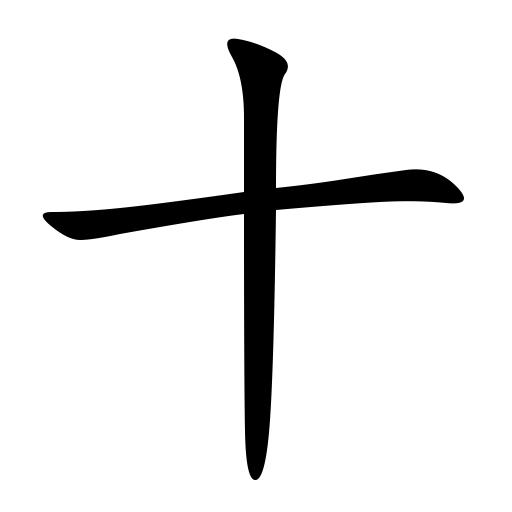
#> input picture 0554十.jpg, 512 x 512 px
$ python test_stroke_extract.py   (older library calls are emulated)
#> lines starting #> are read from the running program, lines starting #| are printed output that depends on the picture; after the words box and inside, x2 and y2 are one past the last pixel; in counts of white or black regions, pixels touching at a corner belong together
### utils/Functions.py
import cv2
import math
import numpy as np
from math import sin, cos, sqrt
from skimage.measure import compare_ssim as ssim
from skimage.morphology import skeletonize
from PyQt5.QtCore import *
from PyQt5.QtGui import *
from PyQt5.QtWidgets import *


# [727 lines left out: functions removeShortBranchesOfSkeleton, getPointsOnSkeletonSegmentation, erasePointsOfSkeleton, resizeImages, addMinBoundingBox, getSingleMaxBoundingBoxOfImage and 19 more, not called in this run]


def splitConnectedComponents(image, connectivity=8):
    """
    Extract the connected components of character from image with Labeling algorithm.
    :param image: image of grayscale image.
    :param connectivity: connectivity of image (4, or 8)
    :return: independented components of characters.
    """
    image_ = 255 - image

    ret, labels = cv2.connectedComponents(image_, connectivity=connectivity)
    components = []
    for r in range(1, ret):
        img_ = np.ones(image_.shape, dtype=np.uint8) * 255
        for y in range(image_.shape[0]):
            for x in range(image_.shape[1]):
                if labels[y][x] == r:
                    img_[y][x] = 0.0
        components.append(img_)

    return components


# [64 lines left out: functions getConnectedComponentsOfGrayScale, getFigFromMask, getConnectedComponents, not called in this run]


def getContourOfImage(image, minVal=100, maxVal=200):
    """
    Get the contour of grayscale image of character by using the Canny Edge Detection algorithm.
    :param image: grayscale image of character.
    :param minVal: minimizing value of Hysteresis thresholding.
    :param maxVal: maximizing value of Hysteresis thresholding.
    :return: grayscale image of edge.
    """
    if image is None:
        return None
    # invert the color (background is black)
    image = 255 - image

    # use the Canny algorithm
    edge = cv2.Canny(image, minVal, maxVal)

    # invert the color of the edge image (black contour)
    edge = 255 - edge

    # use skeleton alogrpthm to get 1-pixel width
    edge = getSkeletonOfImage(edge)

    return edge


def getSkeletonOfImage(image):
    """
    Get skeleton of grayscale image.
    :param image:
    :return:
    """
    if image is None:
        return
    img_bit = image != 255
    skeleton = skeletonize(img_bit)
    skeleton = (1 - skeleton) * 255
    skeleton = np.array(skeleton, dtype=np.uint8)
    return skeleton


def removeBreakPointsOfContour(contour):
    """
    Remove the break points of contour to keep the contour close.
    :param contour:
    :return:
    """
    if contour is None:
        return
    # find all break points
    break_points = []
    for y in range(1, contour.shape[0] - 1):
        for x in range(1, contour.shape[1] - 1):
            if contour[y][x] == 0.0:
                num_ = getNumberOfValidPixels(contour, x, y)
                if num_ == 1:
                    # break points
                    break_points.append((x, y))
    print("break points num: %d" % len(break_points))
    if len(break_points) == 0:
        return contour

    bp_label = []
    for id in range(len(break_points)):
        bp_label.append(0.0)

    # remove the break points pair
    for id in range(len(break_points)):
        if bp_label[id] == 1.:
            continue
        if bp_label[id] == 0.0:
            bp_label[id] = 1.
        max_dist = 100000.
        start_point = break_points[id]
        next_point = None
        next_id = 0
        for idx in range(id + 1, len(break_points)):
            if bp_label[idx] == 1.:
                continue
            dist_ = math.sqrt(
                (start_point[0] - break_points[idx][0]) ** 2 + (start_point[1] - break_points[idx][1]) ** 2)
            if dist_ < max_dist:
                max_dist = dist_
                next_point = (break_points[idx][0], break_points[idx][1])
                next_id = idx
        if next_point is None:
            continue
        else:
            contour = cv2.line(contour, start_point, next_point, color=0, thickness=1)
            bp_label[next_id] = 1.

    return contour


# def getSkeletonOfImage(image, shape=cv2.MORPH_CROSS, kernel=(3, 3)):
#     """
#     Get the skeletion of grayscale image of character.
#     :param image: grayscale image of character.
#     :param shape: element shape that could be one of the following: MORPH_RECT, MORPH_ELLIPSE, MORPH_CROSS, and
#         CV_SHAPE_CUSTOM.
#     :param kernel: size of the structuring element.
#     :return: the skeleton grayscale image of character.
#     """
#     if image is None:
#         return None
#
#     # original image invert color
#     image = 255 - image
#
#     # skeleton
#     skel = np.zeros(image.shape, np.uint8)
#     size = np.size(image)
#
#     element = cv2.getStructuringElement(shape, kernel)
#     done = False
#
#     while (not done):
#         eroded = cv2.erode(image, element)
#         temp = cv2.dilate(eroded, element)
#         temp = cv2.subtract(image, temp)
#         skel = cv2.bitwise_or(skel, temp)
#         image = eroded.copy()
#
#         zeros = size - cv2.countNonZero(image)
#         if zeros == size:
#             done = True
#     # invert the color of skeleton image
#     skel = 255 - skel
#     return skel


def getNumberOfValidPixels(image, x, y):
    """
    Get the number of valid pixels of the 8-neighbours of (x, y)
    :param image: grayscale image of character
    :param x: x value of Point (x, y)
    :param y: y value of Point (x, y)
    :return: the number of valid pixels of the 8-neighbours of (x, y)
    """
    valid_num = 0

    # X2 point
    if image[y - 1][x] == 0.0:
        valid_num += 1

    # X3 point
    if image[y - 1][x + 1] == 0.0:
        valid_num += 1

    # X4 point
    if image[y][x + 1] == 0.0:
        valid_num += 1

    # X5 point
    if image[y + 1][x + 1] == 0.0:
        valid_num += 1

    # X6 point
    if image[y + 1][x] == 0.0:
        valid_num += 1

    # X7 point
    if image[y + 1][x - 1] == 0.0:
        valid_num += 1

    # X8 point
    if image[y][x - 1] == 0.0:
        valid_num += 1

    # X9 point
    if image[y - 1][x - 1] == 0.0:
        valid_num += 1

    return valid_num


def getEndPointsOfSkeletonLine(image):
    """
    Obtain the end points of skeleton line, suppose the image is the skeleton image(white background and black
    skeleton line).
    :param image: the skeleton grayscale image of character
    :return: the end points of skeleton line
    """
    end_points = []
    if image is None:
        return end_points

    # find the end points which number == 1
    for y in range(1, image.shape[0] - 1):
        for x in range(1, image.shape[1] - 1):
            if image[y][x] == 0.0:
                # black points number
                black_num = getNumberOfValidPixels(image, x, y)
                # end points
                if black_num == 1:
                    end_points.append((x, y))
    return end_points


# [22 lines left out: function getCrossAreaPointsOfSkeletionLine, not called in this run]


def getCrossPointsOfSkeletonLine(image, threshold=10):
    """
    Get the cross points of skeleton line.
    :param image: the skeleton grayscale image of character.
    :return: cross points of skeleton line of character.
    """
    cross_points = []
    cross_points_merged = []
    used_index = []
    if image is None:
        return cross_points
    # find cross points
    for y in range(1, image.shape[0] - 1):
        for x in range(1, image.shape[1] - 1):
            if image[y][x] == 0.0:
                # black points
                black_num = getNumberOfValidPixels(image, x, y)

                # cross points
                if black_num >= 3:
                    cross_points.append((x, y))
    # maintain only one point of several closed cross points
    for i in range(len(cross_points)):
        if i in used_index:
            continue
        curr_pt = cross_points[i]
        closed_pt = curr_pt
        for j in range(len(cross_points)):
            if i == j:
                continue
            dist = math.sqrt((curr_pt[0] - cross_points[j][0])**2 + (curr_pt[1]-cross_points[j][1])**2)
            if dist < threshold:
                closed_pt = cross_points[j]
                used_index.append(j)

        if curr_pt == closed_pt:
            cross_points_merged.append(curr_pt)
            used_index.append(i)
        else:
            cross_points_merged.append(closed_pt)


    # # remove the extra cross points and maintain the single cross point of several close points
    # for (x, y) in cross_points:
    #     black_num = 0
    #     # P2
    #     if image[y - 1][x] == 0.0 and (x, y - 1) in cross_points:
    #         black_num += 1
    #     # P4
    #     if image[y][x + 1] == 0.0 and (x + 1, y) in cross_points:
    #         black_num += 1
    #     # P6
    #     if image[y + 1][x] == 0.0 and (x, y + 1) in cross_points:
    #         black_num += 1
    #     # P8
    #     if image[y][x - 1] == 0.0 and (x - 1, y) in cross_points:
    #         black_num += 1
    #
    #     if black_num == 2 or black_num == 3 or black_num == 4:
    #         # print(black_num)
    #         cross_points_no_extra.append((x, y))
    #
    #     if (x, y) in cross_points and (x, y - 1) not in cross_points and (x + 1, y - 1) not in cross_points and (
    #     x + 1, y) not in \
    #             cross_points and (x + 1, y + 1) not in cross_points and (x, y + 1) not in cross_points and (
    #     x - 1, y + 1) not in \
    #             cross_points and (x - 1, y) not in cross_points and (x - 1, y - 1) not in cross_points:
    #         cross_points_no_extra.append((x, y))

    return cross_points_merged


# [76 lines left out: function removeExtraBranchesOfSkeleton, not called in this run]


def removeBranchOfSkeletonLine(image, end_points, cross_points, DIST_THRESHOLD=20):
    """
    Remove the extra branches of skeleton lines of character.
    :param DIST_THRESHOLD:
    :param image: the skeleton grayscale image of character.
    :param end_points: all end points of the skeleton lines.
    :param cross_points: all cross points of the skeleton lines.
    :param DIST_THRESHOLD: the distance threshold from cross points to end points.
    :return: skeleton grayscale image of character without extra branches.
    """

    if image is None:
        return None
    # image = image.copy()
    # remove branches of skeleton line
    for (c_x, c_y) in cross_points:
        for (e_x, e_y) in end_points:
            dist = math.sqrt((c_x - e_x) * (c_x - e_x) + (c_y - e_y) * (c_y - e_y))
            if dist < DIST_THRESHOLD:
                # print("%d %d %d %d " % (e_x, e_y, c_x, c_y))
                branch_points = getPointsOfExtraBranchOfSkeletonLine(image, e_x, e_y, c_x, c_y)
                # print("branch length: %d" % len(branch_points))

                # remove branch points
                for (bx, by) in branch_points:
                    image[by][bx] = 255

    return image


def getPointsOfExtraBranchOfSkeletonLine(image, start_x, start_y, end_x, end_y):
    """
    Get all points in the extra branch of skeleton lines from cross points to end points.
    :param image: skeleton grayscale image of character.
    :param start_x: x-axis value of cross point.
    :param start_y: y-axis value of cross point.
    :param end_x: x-axis value of end point.
    :param end_y: y-axis value of end point.
    :return: all points in the extra branch.
    """
    extra_branch_points = []
    start_point = (start_x, start_y)
    next_point = start_point

    while (True):

        # P2
        if image[start_point[1] - 1][start_point[0]] == 0.0 and (start_point[0], start_point[1] - 1) not in \
                extra_branch_points:
            next_point = (start_point[0], start_point[1] - 1)
            # print(next_point)
        # P3
        if image[start_point[1] - 1][start_point[0] + 1] == 0.0 and (start_point[0] + 1, start_point[1] - 1) not in \
                extra_branch_points:
            next_point = (start_point[0] + 1, start_point[1] - 1)
            # print(next_point)
        # P4
        if image[start_point[1]][start_point[0] + 1] == 0.0 and (start_point[0] + 1, start_point[1]) not in \
                extra_branch_points:
            next_point = (start_point[0] + 1, start_point[1])
            # print(next_point)
        # P5
        if image[start_point[1] + 1][start_point[0] + 1] == 0.0 and (start_point[0] + 1, start_point[1] + 1) not in \
                extra_branch_points:
            next_point = (start_point[0] + 1, start_point[1] + 1)
            # print(next_point)
        # P6
        if image[start_point[1] + 1][start_point[0]] == 0.0 and (start_point[0], start_point[1] + 1) not in \
                extra_branch_points:
            next_point = (start_point[0], start_point[1] + 1)
            # print(next_point)
        # P7
        if image[start_point[1] + 1][start_point[0] - 1] == 0.0 and (start_point[0] - 1, start_point[1] + 1) not in \
                extra_branch_points:
            next_point = (start_point[0] - 1, start_point[1] + 1)
            # print(next_point)
        # P8
        if image[start_point[1]][start_point[0] - 1] == 0.0 and (start_point[0] - 1, start_point[1]) not in \
                extra_branch_points:
            next_point = (start_point[0] - 1, start_point[1])
            # print(next_point)
        # P9
        if image[start_point[1] - 1][start_point[0] - 1] == 0.0 and (start_point[0] - 1, start_point[1] - 1) not in \
                extra_branch_points:
            next_point = (start_point[0] - 1, start_point[1] - 1)
            # print(next_point)

        extra_branch_points.append(start_point)

        if next_point[0] == end_x and next_point[1] == end_y:
            # next point is the cross point
            break
        else:
            start_point = next_point

    return extra_branch_points


def sortPointsOnContourOfImage(image, isClockwise=True):
    """
    Sort the points on contour with clockwise direction or counter-clockwise direction
    :param image: contour grayscale image of character.
    :param isClockwise: clockwise or counter-clockwise.
    :return: list of sorted points on contour of character.
    """
    if image is None:
        return
    contour_points = []
    # find the begin point
    start_point = None
    for y in range(image.shape[0]):
        for x in range(image.shape[1]):
            if image[y][x] == 0.0:
                # first black point is the start point
                start_point = (x, y)
                break
        if start_point:
            break

    # print("begin point: " + str(start_point))

    # find second points with different direction of clockwise and counter-clockwise
    second_point = None
    # clockwise direction
    if image[y][x + 1] == 0.0:
        # P4 position
        second_point = (x + 1, y)
    elif image[y + 1][x + 1] == 0.0:
        # P5 positon
        second_point = (x + 1, y + 1)

    # contour points
    contour_points.append(start_point)
    contour_points.append(second_point)

    # contour point lables
    contour_order_lables = np.zeros_like(image)
    contour_order_lables[start_point[1]][start_point[0]] = 1.
    contour_order_lables[second_point[1]][second_point[0]] = 1.

    next_point = second_point
    current_point = second_point
    while True:
        x = current_point[0];
        y = current_point[1]

        # 2,4,6,8 position firstly and then 3,5,7,9 position
        # point in 2 position
        if image[y - 1][x] == 0.0 and contour_order_lables[y - 1][x] == 0.0:
            next_point = (x, y - 1)
            contour_order_lables[y - 1][x] = 1.

        # point in 4 position
        elif image[y][x + 1] == 0.0 and contour_order_lables[y][x + 1] == 0.0:
            next_point = (x + 1, y)
            contour_order_lables[y][x + 1] = 1.

        # point in 6 position
        elif image[y + 1][x] == 0.0 and contour_order_lables[y + 1][x] == 0.0:
            next_point = (x, y + 1)
            contour_order_lables[y + 1][x] = 1.

        # point in 8 position
        elif image[y][x - 1] == 0.0 and contour_order_lables[y][x - 1] == 0.0:
            next_point = (x - 1, y)
            contour_order_lables[y][x - 1] = 1.

        # point in 3 position
        elif image[y - 1][x + 1] == 0.0 and contour_order_lables[y - 1][x + 1] == 0.0:
            next_point = (x + 1, y - 1)
            contour_order_lables[y - 1][x + 1] = 1.

        # point in 5 position
        elif image[y + 1][x + 1] == 0.0 and contour_order_lables[y + 1][x + 1] == 0.0:
            next_point = (x + 1, y + 1)
            contour_order_lables[y + 1][x + 1] = 1.

        # point in 7 position
        elif image[y + 1][x - 1] == 0.0 and contour_order_lables[y + 1][x - 1] == 0.0:
            next_point = (x - 1, y + 1)
            contour_order_lables[y + 1][x - 1] = 1.

        # point in 9 position
        elif image[y - 1][x - 1] == 0.0 and contour_order_lables[y - 1][x - 1] == 0.0:
            next_point = (x - 1, y - 1)
            contour_order_lables[y - 1][x - 1] = 1.

        if next_point == current_point:
            contour_points.append(current_point)
            break
        else:
            contour_points.append(current_point)
            current_point = next_point

    if isClockwise:
        return contour_points
    else:
        contour_points.reverse()
        return contour_points


# [113 lines left out: functions cubic_bezier_sum, draw_cubic_bezier, fitCurve, fitCubic, generateBezier, not called in this run]


def reparameterize(bezier, points, parameters):
    return [newtonRaphsonRootFind(bezier, point, u) for point, u in zip(points, parameters)]


# [47 lines left out: functions newtonRaphsonRootFind, chordLengthParameterize, computeMaxError, not called in this run]


def normalize(v):
    return v / np.linalg.norm(v)


# evaluates cubic bezier at t, return point
def q(ctrlPoly, t):
    return (1.0 - t) ** 3 * ctrlPoly[0] + 3 * (1.0 - t) ** 2 * t * ctrlPoly[1] + 3 * (1.0 - t) * t ** 2 * ctrlPoly[
        2] + t ** 3 * ctrlPoly[3]


# evaluates cubic bezier first derivative at t, return point
def qprime(ctrlPoly, t):
    return 3 * (1.0 - t) ** 2 * (ctrlPoly[1] - ctrlPoly[0]) + 6 * (1.0 - t) * t * (
                ctrlPoly[2] - ctrlPoly[1]) + 3 * t ** 2 * (ctrlPoly[3] - ctrlPoly[2])


# evaluates cubic bezier second derivative at t, return point
def qprimeprime(ctrlPoly, t):
    return 6 * (1.0 - t) * (ctrlPoly[2] - 2 * ctrlPoly[1] + ctrlPoly[0]) + 6 * (t) * (
                ctrlPoly[3] - 2 * ctrlPoly[2] + ctrlPoly[1])


# [883 lines left out: functions getCenterOfRectangles, combineRectangles, rgb2qimage, addBackgroundImage, image_segment_with_net, createBackgound and 23 more, not called in this run]

### test_stroke_extract.py
# coding:utf-8
import cv2
import numpy as np
import math


from utils.Functions import getContourOfImage, sortPointsOnContourOfImage, removeBreakPointsOfContour, \
                            getSkeletonOfImage, removeBranchOfSkeletonLine, getEndPointsOfSkeletonLine, \
                            getCrossPointsOfSkeletonLine, getNumberOfValidPixels, splitConnectedComponents, \
                            min_distance_point2pointlist


def main():

    # 0107亻  1133壬  0554十 0427凹
    path = "0554十.jpg"

    # open image
    img = cv2.imread(path, 0)
#> img is the input picture: shape (512, 512); min 0, max 255, mean 232.5
    _, img = cv2.threshold(img, 127, 255, cv2.THRESH_BINARY)
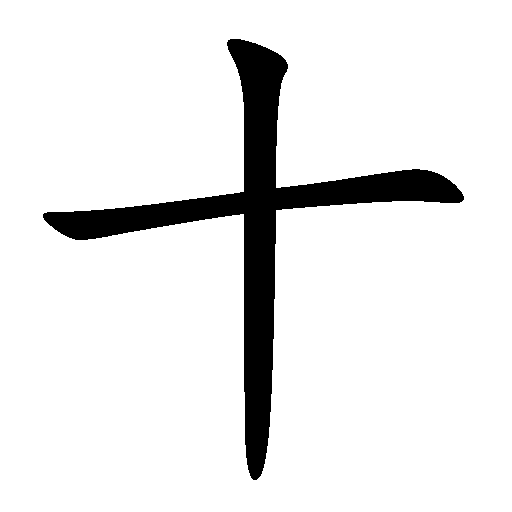
#> img: shape (512, 512); 91.2% white; 1 black region, box (x1, y1, x2, y2) and area: (43, 39, 464, 480) 23109
    img_rgb = cv2.cvtColor(img, cv2.COLOR_GRAY2RGB)

    # contour without break points
    contour = getContourOfImage(img.copy())
#> in getContourOfImage, `edge = cv2.Canny(image, minVal, maxVal)`:
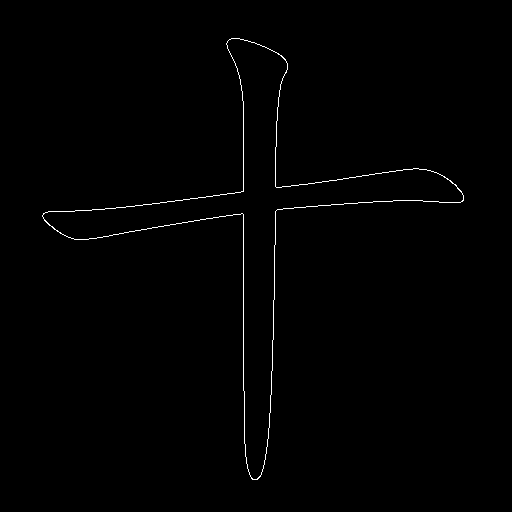
#> edge: shape (512, 512); 0.65% white in thin lines or dots, all inside (x1, y1, x2, y2) = (42, 38, 464, 480)
#> (the rest of the program and of its run is left out)
